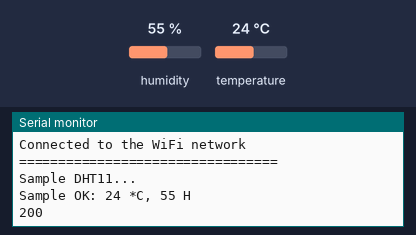
Bench run of a sketch on a simulated ESP32. On the bench: the last lines printed to the serial monitor. Inputs (shaded band) come from the test bench; at power-on: humidity 55 %, temperature 24 °C. WiFi joins after 1.5 s; servers stay silent unless stated; uploads are accepted with an empty reply.

Above: at 3.2 s.
3.3 s: humidity set to 22 %
At 3.91 s:
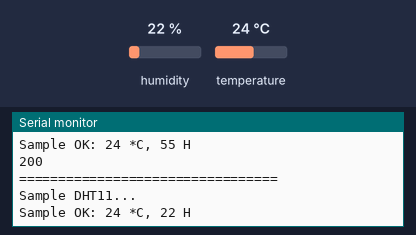
5.6 s: temperature set to 12 °C
At 6.9 s:
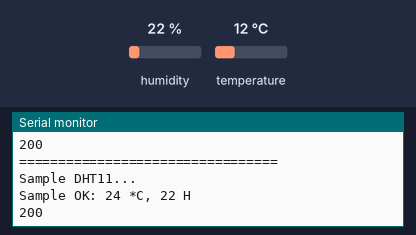
7.9 s: humidity set to 40 %
At 10.1 s:
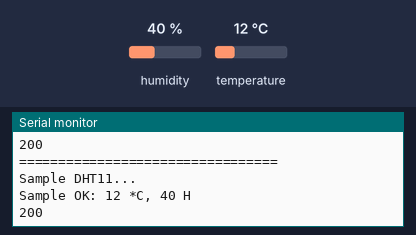
Timing chart, 0 to 11.6 s (numbered marks = the images above; inputs shaded):
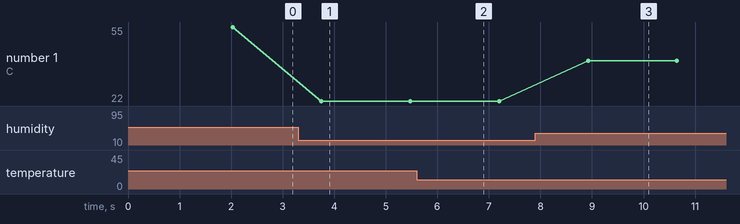

Measured:
- after the input at 3.3 s, the serial monitor: prints a new line after 0.45 s (image 1)
- after the input at 7.9 s, the serial monitor: prints a new line after 1.0 s (image 3)
- plotted number 1: 55 → 22 after the input at 3.3 s, 22 → 40 after the input at 7.9 s

The sketch:

cloudDHT11.ino
```cpp
#include <SimpleDHT.h>

#include <WiFi.h>
#include <HTTPClient.h>

const char* ssid = "asu";
const char* password =  "ASUHanchiBoy77";


// for DHT11,
//      VCC: 5V or 3V
//      GND: GND
//      DATA: 21
int pinDHT11 = 21;
SimpleDHT11 dht11(pinDHT11);


void sendData(float t, float h)
{
  if ((WiFi.status() == WL_CONNECTED)) { //Check the current connection status

    HTTPClient http;

    http.begin("http://18.223.120.179:3000/setValue?t=" + String(t) + "&h=" + String(h)); //Specify the URL
    int httpCode = http.GET();                                        //Make the request

    if (httpCode > 0) { //Check for the returning code

        String payload = http.getString();
        Serial.println(httpCode);
        Serial.println(payload);
      }

    else {
      Serial.println("Error on HTTP request");
    }

    http.end(); //Free the resources
  }
}

void setup() {
  Serial.begin(115200);
  WiFi.begin(ssid, password);

  while (WiFi.status() != WL_CONNECTED) {
    delay(1000);
    Serial.println("Connecting to WiFi..");
  }

  Serial.println("Connected to the WiFi network");
}

void loop() {
  // start working...
  Serial.println("=================================");
  Serial.println("Sample DHT11...");

  // read without samples.
  byte temperature = 0;
  byte humidity = 0;
  int err = SimpleDHTErrSuccess;
  if ((err = dht11.read(&temperature, &humidity, NULL)) != SimpleDHTErrSuccess) {
    Serial.print("Read DHT11 failed, err="); Serial.println(err);delay(1000);
    return;
  }

  Serial.print("Sample OK: ");
  Serial.print((int)temperature); Serial.print(" *C, ");
  Serial.print((int)humidity); Serial.println(" H");
  sendData((float)temperature, (float)humidity);
  // DHT11 sampling rate is 1HZ.
  delay(1500);
}
```
